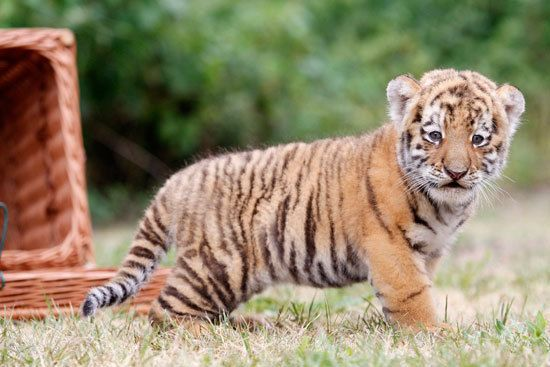
#> input picture tiger.jpg, 550 x 367 px
$ python main.py
#> lines starting #> are read from the running program, lines starting #| are printed output that depends on the picture; after the words box and inside, x2 and y2 are one past the last pixel; in counts of white or black regions, pixels touching at a corner belong together
import numpy as np
import cv2

img1 = cv2.imread('tiger.jpg')
#> img1 is the input picture: shape (367, 550, 3); mean B, G, R 108.2, 135.3, 147.4
h,w,bpp = np.shape(img1)
#> h = 367; w = 550; bpp = 3
img_gray =cv2.cvtColor(img1,cv2.COLOR_BGR2GRAY)
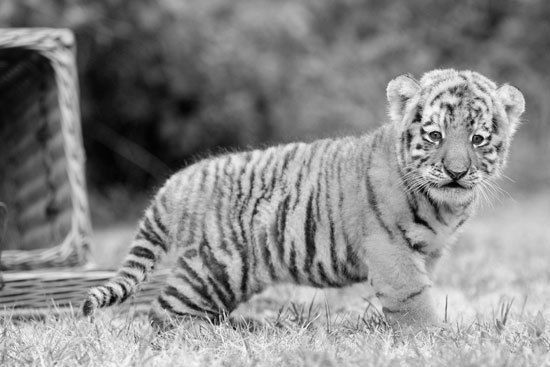
#> img_gray: shape (367, 550); min 1, max 253, mean 135.8

img2=cv2.merge((img_gray,img_gray,img_gray))
th1, img3 = cv2.threshold(img2, 200,155, cv2.THRESH_BINARY)
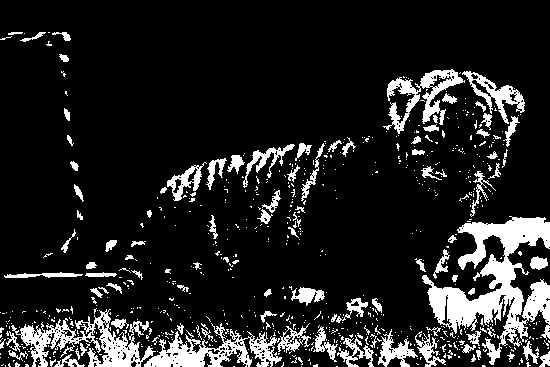
#> img3: shape (367, 550, 3); values 0 (black) and 155 (white), 13.3% white; 691 white regions (592 under 20 px), largest, box (x1, y1, x2, y2) and area: (422, 216, 550, 365) 7153, (11, 309, 156, 367) 2961, (144, 323, 282, 367) 2426

scale_percent = 220 # percent of original size
width = int(img1.shape[1] * scale_percent / 100)
#> width = 1210
height = int(img1.shape[0] * scale_percent / 100)
#> height = 807

dim = (width, height)
#> dim = (1210, 807)

img4 = cv2.resize(img1,None,fx=0.1,fy=0.1, interpolation =cv2.INTER_AREA)
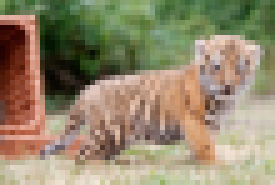
#> img4: shape (37, 55, 3) (shown 5 times larger); mean B, G, R 108.6, 135.9, 147.8

img4 = cv2.resize(img4,dim, interpolation =cv2.INTER_AREA)
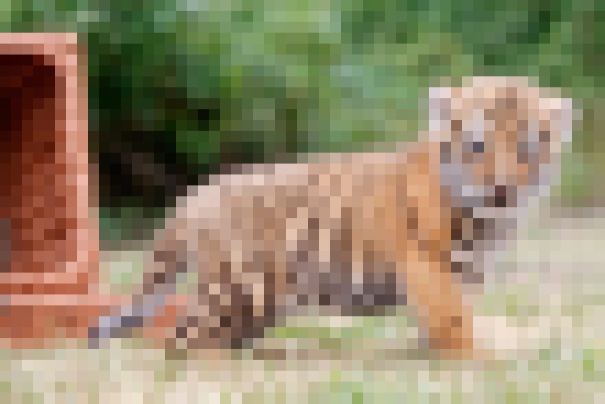
#> img4: shape (807, 1210, 3) (shown at 1/2 size); mean B, G, R 108.6, 135.9, 147.8

img5 =cv2.GaussianBlur(img1,(3,3),0)

img6 =cv2.cvtColor(img1,cv2.COLOR_BGR2HSV)
#> img6: shape (367, 550, 3); mean H, S, V 28.9, 91.3, 155.4


temp1 =np.concatenate((img1,img2,img3),axis=1)
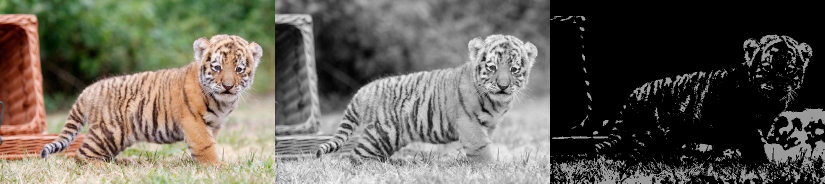
#> temp1: shape (367, 1650, 3) (shown at 1/2 size); mean B, G, R 88.2, 97.3, 101.3

#> (the run stopped early here; a loop or call above may not have finished)
